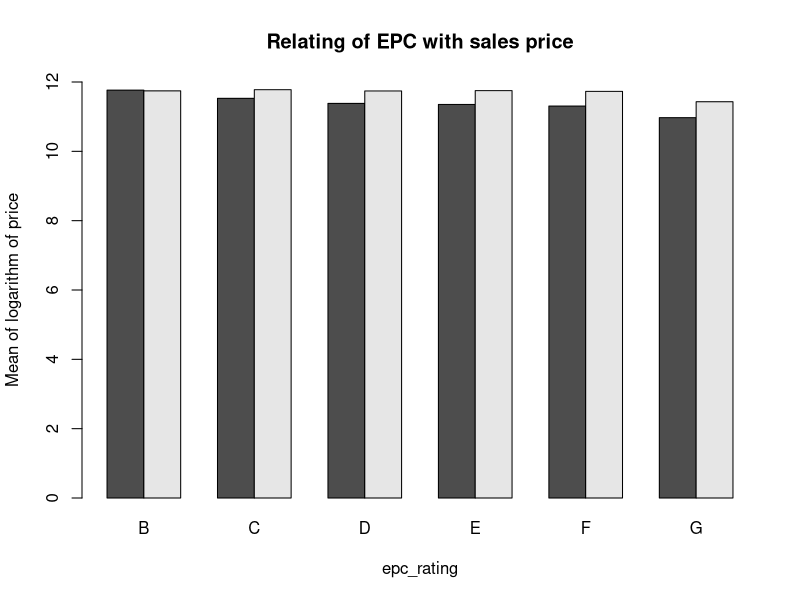
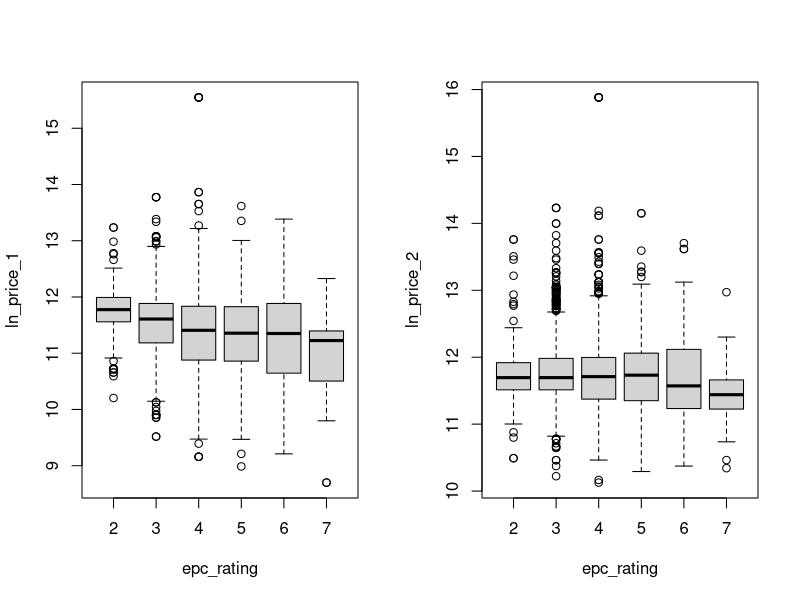
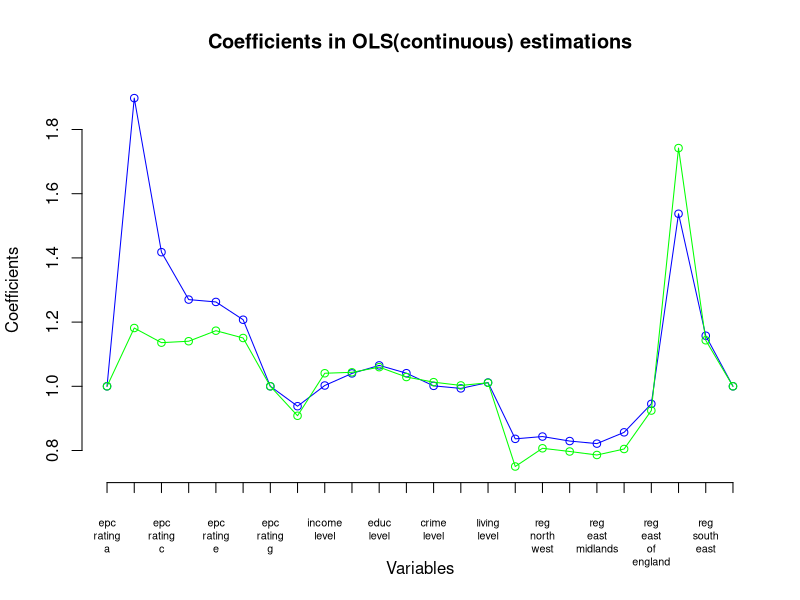
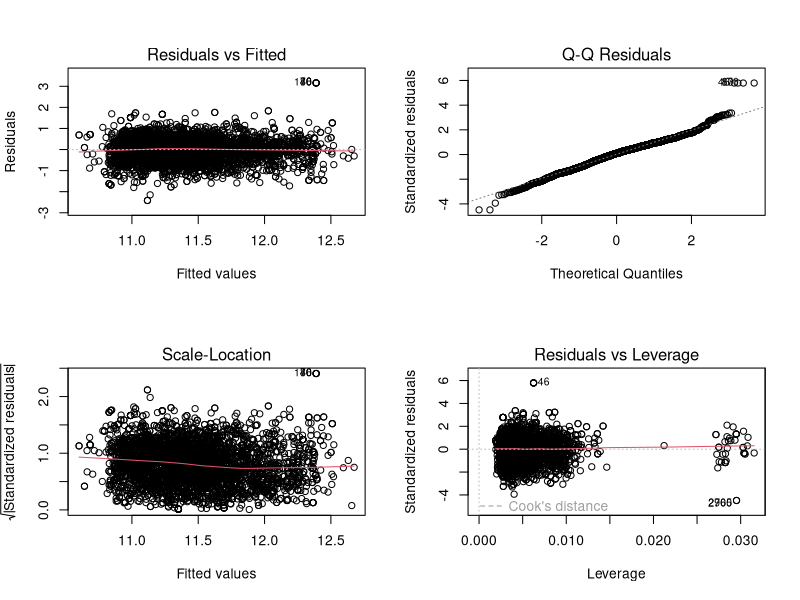
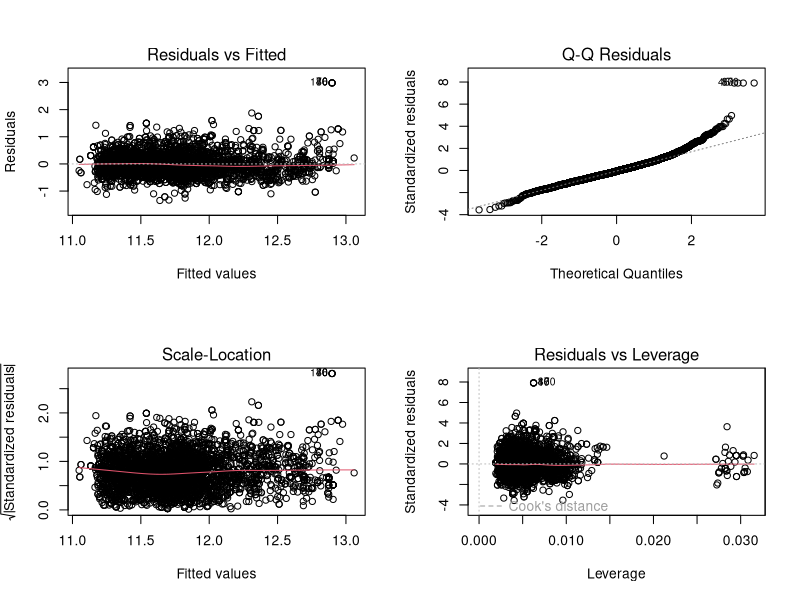
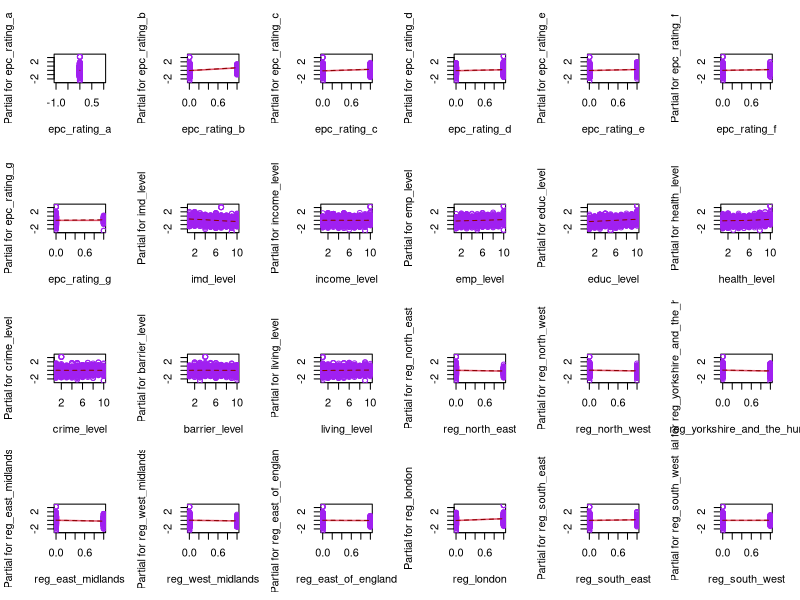
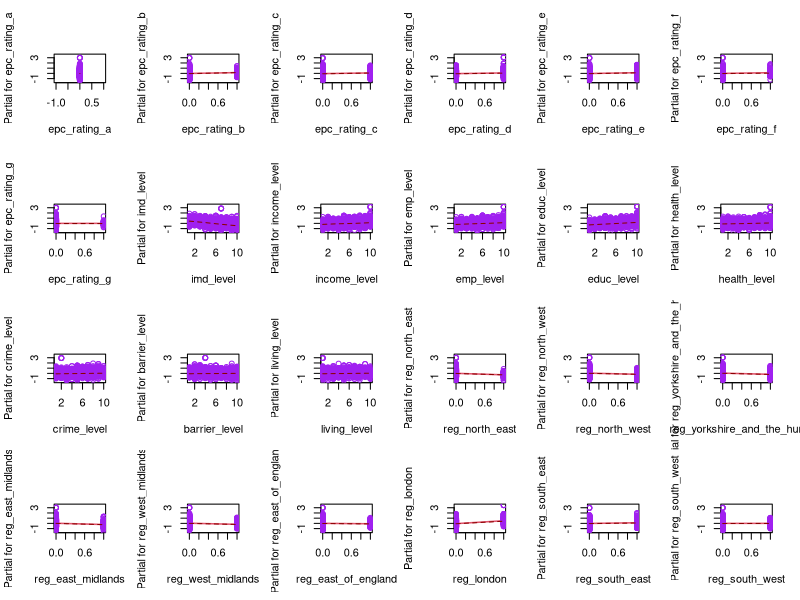
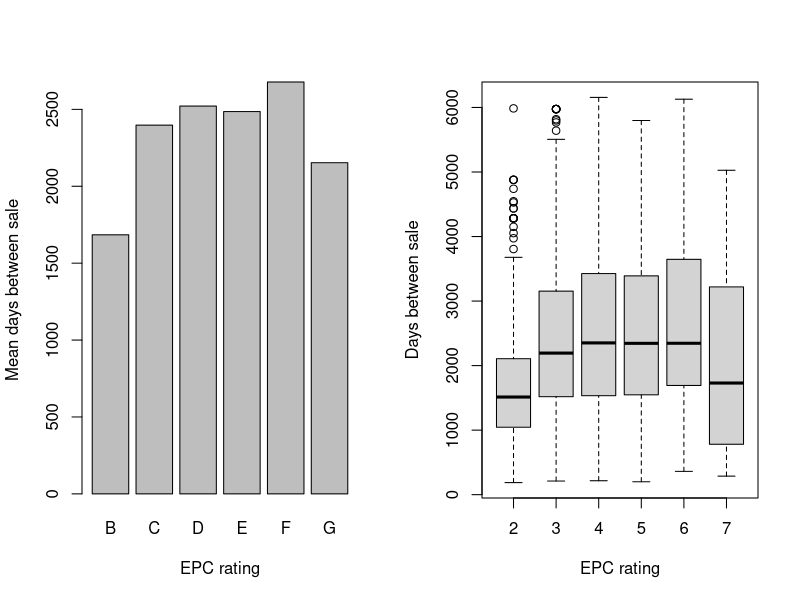

Recreate these plots in R, in order.
Data <- read.csv("Data.csv") # nolint

# INDEX
# Hedonic regression of prices (band)
# relation of rating and time between sale
# hedonic regression of time
# relation of regions and house prices
# relation of regions and time between sale
# Hedonic regression of prices (continuous)
# Repeat sales index


# relation of rating and house prices
epc_rating <- Data$epc_rating_a +
    2 * Data$epc_rating_b +
    3 * Data$epc_rating_c +
    4 * Data$epc_rating_d +
    5 * Data$epc_rating_e + 6 * Data$epc_rating_f + 7 * Data$epc_rating_g
# epc_rating corresponds epc_rating, 1 for A, 2 for B ... 7 for G.

windows()
barplot(
    rbind(
        tapply(Data$ln_price_1, epc_rating, mean),
        tapply(Data$ln_price_2, epc_rating, mean)
    ),
    beside = TRUE, ylim = c(0, 12),
    names.arg = c("B", "C", "D", "E", "F", "G"),
    xlab = "epc_rating",
    ylab = "Mean of logarithm of price",
    main = "Relating of EPC with sales price",
)
windows()
par(mfrow = c(1, 2))

boxplot(Data$ln_price_1 ~ epc_rating, ylab = "ln_price_1")
boxplot(Data$ln_price_2 ~ epc_rating, ylab = "ln_price_2")


# hedonic regression of prices
epc_price1 <- lm(ln_price_1 ~ epc_rating_a + epc_rating_b +
    epc_rating_c + epc_rating_d +
    epc_rating_e + epc_rating_f + epc_rating_g +
    imd_level + income_level +
    emp_level + educ_level +
    health_level + crime_level +
    barrier_level + living_level +
    reg_north_east + reg_north_west +
    reg_yorkshire_and_the_humber + reg_east_midlands +
    reg_west_midlands + reg_east_of_england +
    reg_london + reg_south_east + reg_south_west, data = Data)


epc_price2 <- lm(ln_price_2 ~ epc_rating_a + epc_rating_b +
    epc_rating_c + epc_rating_d +
    epc_rating_e + epc_rating_f + epc_rating_g +
    imd_level + income_level +
    emp_level + educ_level +
    health_level + crime_level +
    barrier_level + living_level +
    reg_north_east + reg_north_west +
    reg_yorkshire_and_the_humber + reg_east_midlands +
    reg_west_midlands + reg_east_of_england +
    reg_london + reg_south_east + reg_south_west, data = Data)


options(scipen = 999)
sink("OLS(band).txt")
print(summary(epc_price1))
print(summary(epc_price2))
# Summary shows the statistically significant variables of of ln_price
# Positivity of coefficients imply positive associativity

epc_price1$coefficients[is.na(epc_price1$coefficients)] <- 0
epc_price2$coefficients[is.na(epc_price2$coefficients)] <- 0

hedonic_price1 <- exp(epc_price1$coefficients) # hedonic price index1
hedonic_price2 <- exp(epc_price2$coefficients) # hedonic price index2

# confidence intervals for model coefficients
confint(epc_price1, conf.level = 0.95)
confint(epc_price2, conf.level = 0.95)


windows()
plot(1:24, hedonic_price1[-1],
    type = "n",
    axes = F,
    ylab = "",
    xlab = "",
    ylim = c(0.7, 1.9)
)

lines(1:24, hedonic_price1[-1], type = "o", col = "blue")
lines(1:24, hedonic_price2[-1], type = "o", col = "green")
axis(2)
axis(1,
    at = 1:24,
    labels = gsub("_", "\n", names(hedonic_price1)[-1]),
    padj = 1, pos = 0.7, cex.axis = 0.65
)
title(
    main = "Coefficients in OLS(continuous) estimations",
    ylab = "Coefficients",
    xlab = "Variables"
)

# Diagnostic plots for the model- 4 Residual plots-
# Residual = True value - Fitted value
# Residuals vs Fitted
# Normal Probability Plot of Residuals
# sqrt(|standardized residual|) vs fitted values
# Residuals vs Leverage
windows()
par(mfrow = c(2, 2))
plot(epc_price1)
windows()
par(mfrow = c(2, 2))
plot(epc_price2)

# Partial Residue plots
windows()
par(mfrow = c(4, 6))
termplot(epc_price1,
    partial.resid = TRUE, col.res = "purple", smooth = panel.smooth
)

windows()
par(mfrow = c(4, 6))
termplot(epc_price2,
    partial.resid = TRUE, col.res = "purple", smooth = panel.smooth
)


# relation of rating and time between sale
windows()
par(mfrow = c(1, 2))
barplot(
    tapply(Data$days_between_sale, epc_rating, mean),
    beside = TRUE,
    names.arg = c("B", "C", "D", "E", "F", "G"),
    xlab = "EPC rating", ylab = "Mean days between sale"
)
boxplot(Data$days_between_sale ~ epc_rating,
    xlab = "EPC rating", ylab = "Days between sale"
)

# hedonic regression of time
epc_time <- lm(days_between_sale ~ epc_rating_a + epc_rating_b +
    epc_rating_c + epc_rating_d +
    epc_rating_e + epc_rating_f + epc_rating_g +
    imd_level + income_level +
    emp_level + educ_level +
    health_level + crime_level +
    barrier_level + living_level +
    reg_north_east + reg_north_west +
    reg_yorkshire_and_the_humber + reg_east_midlands +
    reg_west_midlands + reg_east_of_england +
    reg_london + reg_south_east + reg_south_west, data = Data)
print(summary(epc_time))
sink()

# relation of region and rating
windows()
barplot(
    t(rbind(
        tapply(Data$reg_north_east, epc_rating, sum),
        tapply(Data$reg_north_west, epc_rating, sum),
        tapply(Data$reg_yorkshire_and_the_humber, epc_rating, sum),
        tapply(Data$reg_east_midlands, epc_rating, sum),
        tapply(Data$reg_west_midlands, epc_rating, sum),
        tapply(Data$reg_east_of_england, epc_rating, sum),
        tapply(Data$reg_london, epc_rating, sum),
        tapply(Data$reg_south_east, epc_rating, sum),
        tapply(Data$reg_south_west, epc_rating, sum)
    ) / 4201),
    ylim = c(0, 0.2),
    names.arg = gsub("_", " ", substring(colnames(Data)[35:43], 5)),
    xlab = "Regions",
    ylab = "Sum of EPC rating"
)

regions <- Data$reg_north_east +
    2 * Data$reg_north_west +
    3 * Data$reg_yorkshire_and_the_humber +
    4 * Data$reg_east_midlands +
    5 * Data$reg_west_midlands +
    6 * Data$reg_east_of_england +
    7 * Data$reg_london +
    8 * Data$reg_south_east +
    9 * Data$reg_south_west

# relation of regions and house prices
windows()
barplot(
    rbind(
        tapply(Data$ln_price_1, regions, mean),
        tapply(Data$ln_price_2, regions, mean)
    ),
    beside = TRUE, ylim = c(0, 14),
    names.arg = gsub("_", " ", substring(colnames(Data)[35:43], 5)),
    xlab = "Regions",
    ylab = "Mean of logarithm of sales price"
)

windows()
par(mfrow = c(1, 2))
boxplot(Data$ln_price_1 ~ regions,
    xlab = "Regions", ylab = "Logarithm of first sales price"
)
boxplot(Data$ln_price_2 ~ regions,
    xlab = "Regions", ylab = "Logarithm of second sales price"
)

# relation of regions and time between sale
windows()
par(mfrow = c(1, 2))
barplot(
    tapply(Data$days_between_sale, regions, mean),
    beside = TRUE,
    names.arg = gsub("_", " ", substring(colnames(Data)[35:43], 5)),
    xlab = "Regions",
    ylab = "Mean of days between sale"
)

boxplot(Data$days_between_sale ~ regions,
    xlab = "Regions", ylab = "Mean of days between sale"
)

# Continuous OLS
epc_price1_cont <- lm(ln_price_1 ~ ln_epc_100 +
    imd_score + income_score +
    emp_score + educ_score +
    health_score + crime_score +
    barrier_score + living_score +
    reg_north_east + reg_north_west +
    reg_yorkshire_and_the_humber + reg_east_midlands +
    reg_west_midlands + reg_east_of_england +
    reg_london + reg_south_east + reg_south_west, data = Data)


sink("OLS(continuous).txt")
print(summary(epc_price1_cont))

epc_price2_cont <- lm(ln_price_2 ~ ln_epc_100 +
    imd_score + income_score +
    emp_score + educ_score +
    health_score + crime_score +
    barrier_score + living_score +
    reg_north_east + reg_north_west +
    reg_yorkshire_and_the_humber + reg_east_midlands +
    reg_west_midlands + reg_east_of_england +
    reg_london + reg_south_east + reg_south_west, data = Data)

print(summary(epc_price2_cont))

epc_price1_cont$coefficients[is.na(epc_price1_cont$coefficients)] <- 0
epc_price2_cont$coefficients[is.na(epc_price2_cont$coefficients)] <- 0

hedonic_price1_cont <- exp(epc_price1_cont$coefficients)
hedonic_price2_cont <- exp(epc_price2_cont$coefficients)

# confidence intervals for model coefficients
confint(epc_price1_cont, conf.level = 0.95)
confint(epc_price2_cont, conf.level = 0.95)

windows()
plot(1:18, hedonic_price1_cont[-1],
    type = "n",
    axes = F,
    ylab = "",
    xlab = "",
    ylim = c(0.5, 1.65)
)
lines(1:18, hedonic_price1_cont[-1], type = "o", col = "blue")
lines(1:18, hedonic_price2_cont[-1], type = "o", col = "green")
axis(2)
axis(1,
    at = 1:18,
    labels = gsub("_", "\n", names(hedonic_price1_cont)[-1]),
    padj = 1, pos = 0.6
)
title(
    main = "Coefficients in OLS(continuous) estimations",
    ylab = "Coefficients",
    xlab = "Variables"
)
sink()

windows()
par(mfrow = c(4, 5))
termplot(epc_price1_cont,
    partial.resid = TRUE, col.res = "purple", smooth = panel.smooth
)

windows()
par(mfrow = c(4, 5))
termplot(epc_price2_cont,
    partial.resid = TRUE, col.res = "purple", smooth = panel.smooth
)

# Repeat sales index
rsi <- read.csv("RSI.csv")
index <- lm(log_change ~ 0 + Y1995 + Y1996 + Y1997 + Y1998 + Y1999 +
    Y2000 + Y2001 + Y2002 + Y2003 + Y2004 + Y2005 + Y2006 + Y2007 + Y2008
    + Y2009 + Y2010 + Y2011 + Y2012, data = rsi)
windows()
rs_index <- exp(coef(index))
rs_index[is.na(rs_index)] <- 1
plot(rs_index, type = "o", axes = F, xlab = "", ylab = "", col = "blue")
axis(2)
axis(1,
    at = 1:18,
    labels = gsub("Y", "", colnames(rsi)[3:20]),
    padj = 1
)
title(
    main = "Repeated Sales Index",
    ylab = "Index",
    xlab = "Year"
)
